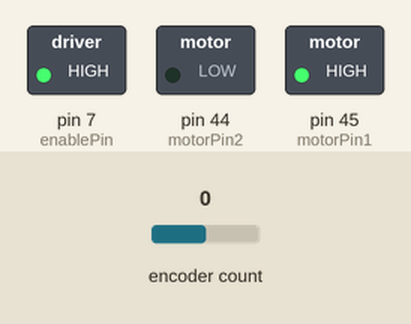
The sketch below on a simulated Arduino Mega 2560, built with avr-gcc and run on an emulated ATmega2560. On the bench: switched loads named in the sketch (green lamp = pin HIGH). The test bench sets the inputs (shaded band); at power-on: encoder count 0. What the sketch prints to the serial monitor is not drawn.

Above: at 1.2 s.
1.3 s: encoder count set to 1
Timing chart, 0 to 4.3 s (numbered marks = the images above; inputs shaded):
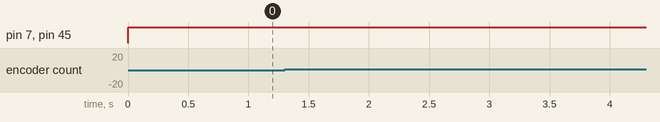

The sketch:

PID.ino
```cpp
#include <PID_v1.h>
#include <Encoder.h>

// Define motor pins
int motorPin1 = 45;
int motorPin2 = 44;
int enablePin = 7;

// Define encoder pins
Encoder encoder(21, 53);  // A channel on pin 2, B channel on pin 3

// Define PID constants
double Kp = 0.08;
double Ki = 0;
double Kd = 0;

// Define PID variables
double setpoint = 5000;
double input = 0;
double output = 0;
PID pid(&input, &output, &setpoint, Kp, Ki, Kd, DIRECT);

void setup() {
  // Set motor pins as outputs
  pinMode(motorPin1, OUTPUT);
  pinMode(motorPin2, OUTPUT);
  pinMode(enablePin, OUTPUT);

  // Set PWM frequency for the enable pin
  TCCR2B = (TCCR2B & 0b11111000) | 0x02;

  // Set up PID controller
  pid.SetMode(AUTOMATIC);
  pid.SetOutputLimits(-255, 255);
  Serial.begin(9600);
}

void loop() {
  // Read encoder position and convert to degrees
  input = (double)encoder.read() * 360.0 / 1024.0;
  // Compute PID output
  double input_t=0;
  double error;
  error=setpoint-input;
  pid.Compute();

  // Set motor direction based on PID output
  if (output > 0) {
    digitalWrite(motorPin1, HIGH);
    digitalWrite(motorPin2, LOW);
  } else if (output < 0) {
    digitalWrite(motorPin1, LOW);
    digitalWrite(motorPin2, HIGH);
  } else {
    digitalWrite(motorPin1, LOW);
    digitalWrite(motorPin2, LOW);
  }
  if(input!=input_t)
    {
      Serial.println(input);
      input_t=input;
    }
  // Set motor speed using PWM on enable pin
/* // Dong co 2
  if (abs(output)>40) analogWrite(enablePin, abs(output));
  else if ((abs(error)> 5) || (abs(output)>1)) analogWrite(enablePin, 40);
  else analogWrite(enablePin,0);

// Dong co 1
  if (abs(output)>45) analogWrite(enablePin, abs(output));
  else if ((abs(error)> 5) || (abs(output)>1)) analogWrite(enablePin, 45);
  else analogWrite(enablePin,0);
*/
// Dong co 3
  if (abs(output)>45) analogWrite(enablePin, abs(output));
  else if ((abs(error)> 5) || (abs(output)>1)) analogWrite(enablePin, 45);
  else analogWrite(enablePin,0);
  //analogWrite(enablePin,45);
}
```

Measured:
- after the input at 1.3 s, every drawn part: stays the same
